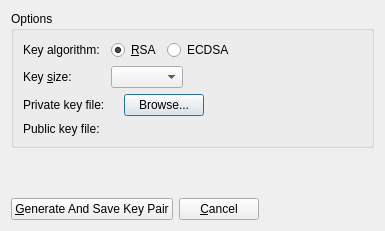
<?xml version="1.0" encoding="UTF-8"?>
<ui version="4.0">
 <class>RemoteLinux::SshKeyCreationDialog</class>
 <widget class="QDialog" name="RemoteLinux::SshKeyCreationDialog">
  <property name="enabled">
   <bool>true</bool>
  </property>
  <property name="geometry">
   <rect>
    <x>0</x>
    <y>0</y>
    <width>385</width>
    <height>231</height>
   </rect>
  </property>
  <property name="sizePolicy">
   <sizepolicy hsizetype="Preferred" vsizetype="Preferred">
    <horstretch>0</horstretch>
    <verstretch>0</verstretch>
   </sizepolicy>
  </property>
  <property name="windowTitle">
   <string>SSH Key Configuration</string>
  </property>
  <layout class="QVBoxLayout" name="verticalLayout">
   <item>
    <widget class="QGroupBox" name="groupBox">
     <property name="title">
      <string>Options</string>
     </property>
     <layout class="QFormLayout" name="formLayout">
      <item row="0" column="0">
       <widget class="QLabel" name="keyAlgo">
        <property name="text">
         <string>Key algorithm:</string>
        </property>
       </widget>
      </item>
      <item row="0" column="1">
       <layout class="QHBoxLayout" name="horizontalLayout_2">
        <item>
         <widget class="QRadioButton" name="rsa">
          <property name="sizePolicy">
           <sizepolicy hsizetype="Maximum" vsizetype="Fixed">
            <horstretch>0</horstretch>
            <verstretch>0</verstretch>
           </sizepolicy>
          </property>
          <property name="text">
           <string>&amp;RSA</string>
          </property>
          <property name="checked">
           <bool>true</bool>
          </property>
         </widget>
        </item>
        <item>
         <widget class="QRadioButton" name="ecdsa">
          <property name="text">
           <string>ECDSA</string>
          </property>
         </widget>
        </item>
        <item>
         <spacer name="horizontalSpacer_3">
          <property name="orientation">
           <enum>Qt::Horizontal</enum>
          </property>
          <property name="sizeHint" stdset="0">
           <size>
            <width>40</width>
            <height>20</height>
           </size>
          </property>
         </spacer>
        </item>
       </layout>
      </item>
      <item row="1" column="0">
       <widget class="QLabel" name="keySize">
        <property name="sizePolicy">
         <sizepolicy hsizetype="Maximum" vsizetype="Preferred">
          <horstretch>0</horstretch>
          <verstretch>0</verstretch>
         </sizepolicy>
        </property>
        <property name="text">
         <string>Key &amp;size:</string>
        </property>
        <property name="buddy">
         <cstring>comboBox</cstring>
        </property>
       </widget>
      </item>
      <item row="1" column="1">
       <layout class="QHBoxLayout" name="horizontalLayout_3">
        <item>
         <widget class="QComboBox" name="comboBox"/>
        </item>
        <item>
         <spacer name="horizontalSpacer_2">
          <property name="orientation">
           <enum>Qt::Horizontal</enum>
          </property>
          <property name="sizeHint" stdset="0">
           <size>
            <width>40</width>
            <height>20</height>
           </size>
          </property>
         </spacer>
        </item>
       </layout>
      </item>
      <item row="2" column="0">
       <widget class="QLabel" name="privateKeyFileLabel">
        <property name="text">
         <string>Private key file:</string>
        </property>
       </widget>
      </item>
      <item row="2" column="1">
       <layout class="QHBoxLayout" name="horizontalLayout_4">
        <item>
         <widget class="QLabel" name="privateKeyFileValueLabel">
          <property name="text">
           <string/>
          </property>
         </widget>
        </item>
        <item>
         <widget class="QPushButton" name="privateKeyFileButton">
          <property name="text">
           <string>Browse...</string>
          </property>
         </widget>
        </item>
        <item>
         <spacer name="horizontalSpacer_4">
          <property name="orientation">
           <enum>Qt::Horizontal</enum>
          </property>
          <property name="sizeHint" stdset="0">
           <size>
            <width>40</width>
            <height>20</height>
           </size>
          </property>
         </spacer>
        </item>
       </layout>
      </item>
      <item row="3" column="0">
       <widget class="QLabel" name="label">
        <property name="text">
         <string>Public key file:</string>
        </property>
       </widget>
      </item>
      <item row="3" column="1">
       <widget class="QLabel" name="publicKeyFileLabel">
        <property name="text">
         <string/>
        </property>
       </widget>
      </item>
     </layout>
    </widget>
   </item>
   <item>
    <spacer name="verticalSpacer">
     <property name="orientation">
      <enum>Qt::Vertical</enum>
     </property>
     <property name="sizeHint" stdset="0">
      <size>
       <width>20</width>
       <height>40</height>
      </size>
     </property>
    </spacer>
   </item>
   <item>
    <layout class="QHBoxLayout" name="horizontalLayout">
     <property name="spacing">
      <number>6</number>
     </property>
     <item>
      <widget class="QPushButton" name="generateButton">
       <property name="sizePolicy">
        <sizepolicy hsizetype="Preferred" vsizetype="Preferred">
         <horstretch>0</horstretch>
         <verstretch>0</verstretch>
        </sizepolicy>
       </property>
       <property name="text">
        <string>&amp;Generate And Save Key Pair</string>
       </property>
      </widget>
     </item>
     <item>
      <widget class="QPushButton" name="closeButton">
       <property name="sizePolicy">
        <sizepolicy hsizetype="Preferred" vsizetype="Preferred">
         <horstretch>0</horstretch>
         <verstretch>0</verstretch>
        </sizepolicy>
       </property>
       <property name="text">
        <string>&amp;Cancel</string>
       </property>
      </widget>
     </item>
     <item>
      <spacer name="horizontalSpacer">
       <property name="orientation">
        <enum>Qt::Horizontal</enum>
       </property>
       <property name="sizeHint" stdset="0">
        <size>
         <width>0</width>
         <height>0</height>
        </size>
       </property>
      </spacer>
     </item>
    </layout>
   </item>
  </layout>
 </widget>
 <resources/>
 <connections>
  <connection>
   <sender>closeButton</sender>
   <signal>clicked()</signal>
   <receiver>RemoteLinux::SshKeyCreationDialog</receiver>
   <slot>close()</slot>
   <hints>
    <hint type="sourcelabel">
     <x>195</x>
     <y>184</y>
    </hint>
    <hint type="destinationlabel">
     <x>381</x>
     <y>107</y>
    </hint>
   </hints>
  </connection>
 </connections>
</ui>
